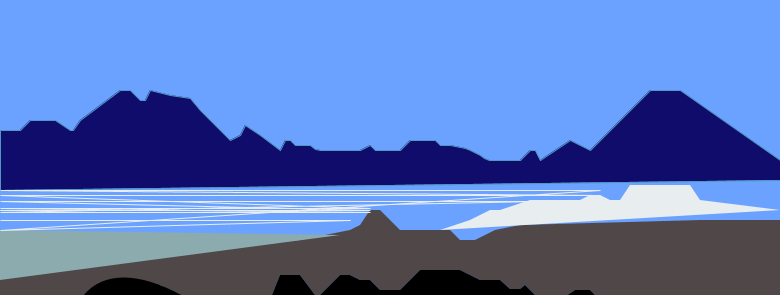
Frame 1 (no input)
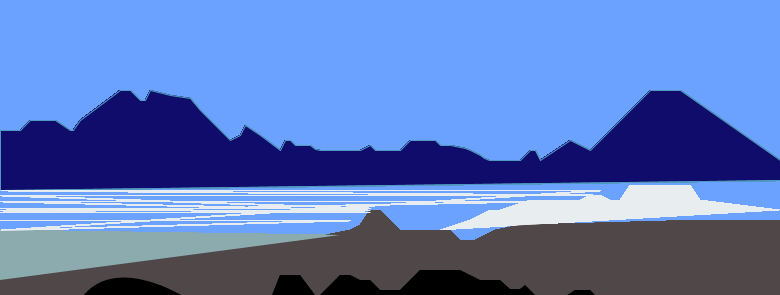
Frame 60 (the mouse pressed at the canvas centre just before this capture)
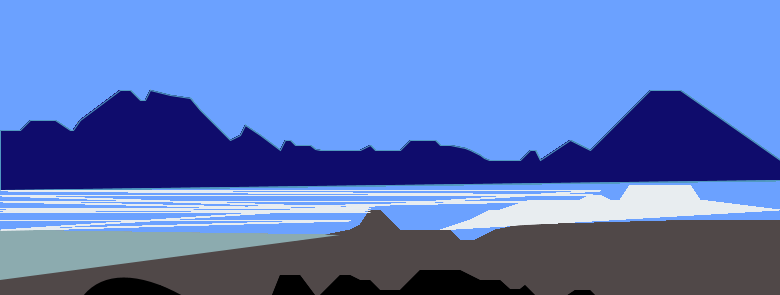
Frame 120 (the mouse held since frame 60 and released just before this capture)

The Processing sketch that drew these frames (run headless with seeded random() and noise(); from frame 60 on, the mouse is pressed at the canvas centre):

// Processing sketch: processing_68672
// ── processing_68672.pde

void setup()
         {
           size(780,295);
           smooth();
            noFill();
           strokeWeight(1);
           background(107,161,272);
           //frameRate(10);
         }
         
void draw(){
            //noFill();  
                       
              beginShape();
                 fill(15,12,108);
                 stroke(80,152,193);
                  vertex(0,130);
                  vertex(20,130);
                  vertex(30,120);
                  vertex(55,120);
                  vertex(70,130);
                  vertex(73,130);
                  vertex(80,120);
                  vertex(120,90);
                  vertex(130,90);
                  vertex(140,100);
                  vertex(145,100);
                  vertex(150,90);
                  vertex(170,95);
                  vertex(190,98);
                  vertex(200,110);
                  vertex(210,120);
                  vertex(220,130);
                  vertex(230,140);
                  vertex(240,135);
                  vertex(245,125);
                  vertex(260,135);
                  
                  vertex(280,150);
                  vertex(285,140);
                  vertex(290,140);
                  vertex(295,145);
                  vertex(310,145);
                  vertex(315,149);
                  vertex(320,150);
                  vertex(360,150);
                  vertex(370,145);
                  vertex(370,145);
                  vertex(375,150);
                  vertex(400,150);
                  vertex(410,140);
                  vertex(435,140);
                  vertex(440,145);
                  vertex(450,145);
                  vertex(465,148);
                  vertex(470,150);
                  vertex(480,155);
                  vertex(484,158);    
                  vertex(489,160);
                  vertex(520,160);
                  vertex(530,150);
                  vertex(535,150);
                  vertex(540,160);
                  vertex(570,140); 
                  vertex(590,150);
                  vertex(650,90);
                  vertex(680,90);
                  vertex(780,160);
                  vertex(780,180);
                  vertex(0,190);
                 
                  vertex(0,130);
                 endShape();
                 
                 
                 
                  beginShape();
                  fill(80,72,72);
                  noStroke();
                  vertex(370,210);
                  vertex(380,210);
                  vertex(400,230);
                  vertex(450,230);
                  vertex(460,240);
                  vertex(475,240);
                  vertex(495,230);
                  vertex(520,225);
                  vertex(700,220);
                  vertex(780,220);
                  vertex(780,300);
                  vertex(600,300);
                  vertex(590,290);
                  vertex(575,290);
                  vertex(560,300);
                  vertex(540,300);
                  vertex(530,290);
                  vertex(525,285);
                  vertex(520,289);//valores de montañas negras
                  vertex(510,289);
                  vertex(500,280);
                  vertex(480,280);
                  vertex(460,270);
                  vertex(445,270);
                  vertex(420,270);
                  vertex(400,290);
                  vertex(380,290);
                  vertex(370,280);
                  vertex(360,280);
                  vertex(350,275);
                  vertex(340,275);
                   vertex(320,295);
                    vertex(315,295);
                    vertex(300,275);
                    vertex(280,275);
                    vertex(270,300);
                    vertex(180,300);
                    vertex(170,290);
                    vertex(160,285);
                    vertex(150,285);
                    vertex(140,280);
                    vertex(130,280);
                    vertex(110,280);
                    vertex(100,290);
                    vertex(90,300);
                    vertex(0,300);
                    vertex(0,270);
                    vertex(50,265);
                    vertex(200,250);
                    vertex(300,240);
                    vertex(350,230);
                    vertex(360,225);
                    vertex(370,210);
                    
                  endShape();
                  
                  
                  beginShape();
                  fill(232,237,240);
                    vertex(440,230);
                    vertex(470,220);
                    vertex(490,210);
                    vertex(495,210);
                    vertex(500,210);
                    vertex(530,200);
                    vertex(580,200);
                    vertex(590,195);
                    vertex(600,195);
                    vertex(610,200);
                    vertex(620,200);
                    vertex(630,185);
                    vertex(690,185);
                    vertex(700,200);
                    //vertex(710,200);
                    vertex(780,210);
                   endShape();
                   
                   beginShape();
                   fill(0);
                    
                     vertex(560,300);
                  vertex(540,300);
                  vertex(530,290);
                  vertex(525,285);
                  vertex(520,289);//valores de montañas negras
                  vertex(510,289);
                  vertex(500,280);
                  vertex(480,280);
                  vertex(460,270);
                  vertex(445,270);
                   vertex(420,270);
                  vertex(400,290);
                  vertex(380,290);
                  vertex(370,280);
                  vertex(360,280);
                  vertex(350,275);
                  vertex(340,275);
                   vertex(320,295);
                    
                   endShape();
                   beginShape();
                   
                    vertex(315,295);
                    vertex(300,275);
                    vertex(280,275);
                     vertex(270,300);
                    vertex(180,300);
                   endShape();
                   
                   beginShape();
                   
                   fill(0);
                   vertex(600,300);
                  vertex(590,290);
                  vertex(575,290);
                  vertex(560,300);
                   endShape();
                   
                   beginShape();
                   fill(140,171,175);
                   vertex(0,230);
                   vertex(340,235);
                   vertex(0,280);
                   endShape();
                   
                   beginShape();
                      noFill();
                      stroke(232,237,240);
                   vertex(0,210);
                   vertex(370,210);
                   vertex(0,201);
                   vertex(538,201);
                    vertex(0,212);
                   vertex(370,212);
                    vertex(0,208);
                   vertex(370,208);
                    vertex(0,195);
                   vertex(600,195);
                   vertex(0,190);
                   vertex(600,190);
                   vertex(0,230);
                   vertex(350,220);
                    vertex(0,220);
                   vertex(350,220);
                   endShape();
                   
                   
      fill(0);
      noStroke();
      bezier(80,300,100,270,140,270,190,300);
         
         
              
                
                
                
}         
